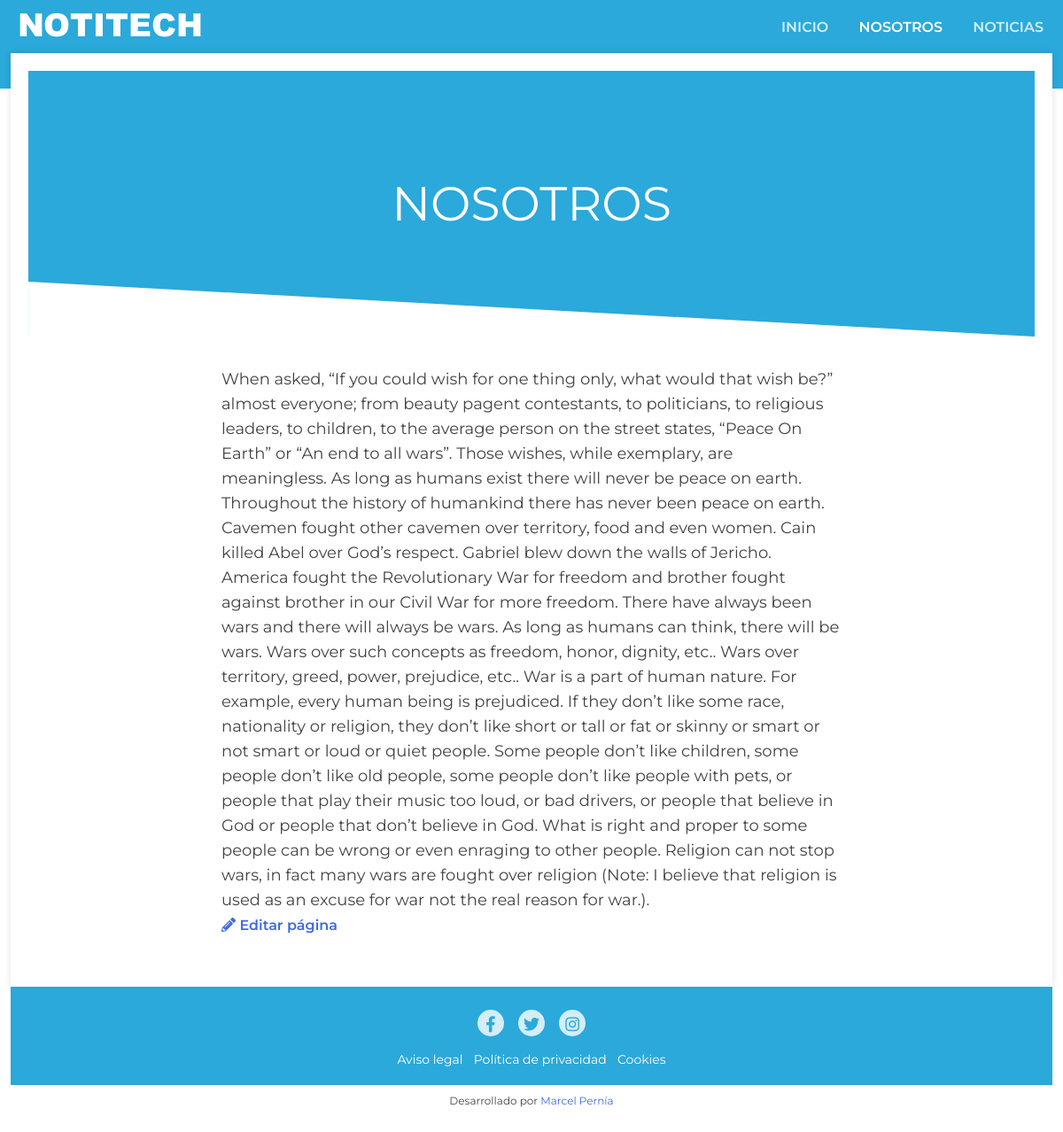
/page/1/ (signed in), run on the app's committed database.
### pages/models.py (models this page shows, shortened)
class Page(models.Model):
	name = models.CharField(max_length=100, verbose_name='Nombre', help_text="Ingrese el nombre de la página")
	img = ThumbnailerImageField(upload_to="page", verbose_name='Imagen', blank=True, null=True)
	content = RichTextField(verbose_name='Contenido')
	order = models.SmallIntegerField(verbose_name='Orden', default=0)
	show_in_header = models.BooleanField(verbose_name='Visible en Header', default=False)
	show_in_footer = models.BooleanField(verbose_name='Visible en Footer', default=False)
	class Meta:
		verbose_name='página'
		ordering = ['order', 'name']
	def path(self):
		return "/page/" + str(self.id) + "/"

### social/models.py (models this page shows, shortened)
class Link(models.Model):
	key = models.SlugField(max_length=100, verbose_name='Palabra clave')
	name = models.CharField(max_length=200, verbose_name='Red social')
	url = models.URLField(verbose_name='Enlace', blank=True, null=True)
	class Meta:
		verbose_name='enlace'

### pages/views.py (the view)
# urls.py: path('page/<int:page_id>/', views.page, name='page'),
def page(request, page_id):
	page = get_object_or_404(Page, id=page_id)
	return render(request, "pages/page.html", {'page':page})

### pages/templatetags/pages_extras.py (called while the page is built)
@register.simple_tag
def get_page_list():
	pages = Page.objects.all()
	return pages

### social/processors.py (called while the page is built)
def ctx_dict(request):
	redes = {}
	links = Link.objects.all()
	for link in links:
		redes[link.key] = link.url
	return redes

### pages/templates/pages/page.html (shortened to what this page needs)
{% extends "core/base.html" %}
{% block content %}
{% load static thumbnail%}
	{% if page.img %}
	<div class="page__heading">
			<img src="{% static 'core/img/angle.svg' %}" alt="" class="angle">
			<img src="{{page.img.hero.url}}" alt="" class="page__img">
		<h1>{{page.name}}</h1>
	</div>
	{% endif %}
	<div class="section">
		<div class="the__content">
			{{page.content|safe}}
			{% if user.is_authenticated %}
				<br>
				<a class="link" href="{% url 'admin:pages_page_change' page.id %}"><i class="fas fa-pencil-alt"></i> Editar página</a>
			{% endif %}
		</div>
	</div>
{% endblock content %}

### core/templates/core/base.html (shortened to what this page needs)
<!DOCTYPE html>
<html lang="en">
<head>
	{% load static pages_extras %}
	<link rel="stylesheet" href="{% static 'core/css/style.css' %}">
	<link rel="stylesheet" href="https://cdnjs.cloudflare.com/ajax/libs/font-awesome/5.12.1/css/all.min.css">
</head>
<body>
	<div class="header primary-bg">
		<div class="wrap flex relative">
			<div>
				<a href="{% url 'home' %}"><img src="{% static 'core/img/logo.png' %}" class="logo" alt=""></a>
			</div>
			<div>
				<ul class="menu" id="menu">
					<li><a href="{% url 'home' %}" {% if request.path == '/'%}active{% endif %}>Inicio</a></li>
					{% get_page_list as pages %}
					{% for page in pages %}
						{% if page.show_in_header %}
							<li><a href="{% url 'page' page.id %}" {% if request.path == page.path %}active{% endif %}>{{ page.name }}</a></li>
						{% endif %}
					{% endfor %}
					<li><a href="{% url 'blog' %}" {% if request.path == '/blog/'%}active{% endif %}>Noticias</a></li>
				</ul>
			</div>
		</div>
	</div>
	<div class="container">
		<div class="wrap">
			<div class="main" id="main">
				{% block content %}
				{% endblock content %}
			</div>
			<div class="footer">
				<div class="social">
					{% if LINK_FACEBOOK %}<a target="_blank" href="{{ LINK_FACEBOOK }}" class="fab fa-facebook-f"></a>{% endif %}
					{% if LINK_TWITTER %}<a target="_blank" href="{{ LINK_TWITTER }}" class="fab fa-twitter"></a>{% endif %}
					{% if LINK_INSTAGRAM %}<a target="_blank" href="{{ LINK_INSTAGRAM }}" class="fab fa-instagram"></a>{% endif %}
				</div>
				<div class="footer__menu">
          {% get_page_list as pages %}
          {% for page in pages %}
	          {% if page.show_in_footer %}
	            <a href="{% url 'page' page.id %}">{{page.name}}</a>
	          {% endif %}
          {% endfor %}
				</div>
			</div>
			<div class="copy">
				<p>Desarrollado por <a href="https://pe.linkedin.com/in/marcelpernia">Marcel Pernía</a></p>
			</div>
		</div>
	</div>
</body>
</html>

### core/static/core/css/style.css (style rules this page uses)
* { margin: 0; padding: 0; -webkit-font-smoothing: antialiased; -moz-osx-font-smoothing: grayscale; box-sizing: border-box; outline: none; }
li { list-style: none; }
a { color: royalblue; }
body { font-family: 'Montserrat', sans-serif; height: 100%; }
html { height: 100%; }
.wrap { width: 98%; max-width: 1200px; margin:auto; }
.flex { display: -webkit-flex; display: -moz-flex; display: -ms-flex; display: -o-flex; display: flex; align-items: center; justify-content: space-between; }
.section { padding: 3% 0; }
.relative { position: relative; }
.primary-bg { background-color: #2AA9DA; }
.link { text-decoration: none; display: inline-block; border-bottom: solid 1px transparent; font-weight: 600; font-size: 16px; }
.header .wrap { height: 80px; }
.menu li { display: inline-block; vertical-align: middle; }
.menu li + li { margin-left: 30px; }
.menu a { color: #fff; text-transform: uppercase; font-size: 16px; opacity: .8; text-decoration: none; font-weight: 600; }
.menu a:hover, .menu a[active] { opacity: 1 }
.container { box-shadow: inset 0 40px 0 0 #2AA9DA; padding-bottom: 30px; }
.main { background-color: #fff; padding: 20px; box-shadow: 0 0 8px 0 rgba(0,0,0,0.12); }
.footer { background-color: #2AA9DA; text-align: center; padding: 20px 0; }
.social a { display: inline-block; vertical-align: middle; margin: 6px; background-color: #fff; width: 30px; height: 30px; line-height: 32px; text-align: center; color: #2AA9DA; border-radius: 100%; text-decoration: none; font-size: 18px; opacity: .8; transition: all 200ms ease-in-out; }
.copy { text-align: center; color: #464646; padding-top: 10px; font-size: 12px; }
.copy a { text-decoration: none; }
.the__content { max-width: 700px; margin: auto; font-size: 18px; color: #434343; line-height: 28px; }
.page__heading { position: relative; background-color: #2AA9DA; }
.page__heading .angle { position: absolute; bottom: 0; left: 0; width: 100%; z-index: 2; }
.page__img { width: 100%; min-height: 300px; object-fit: cover; object-position: center; opacity: 0.7; display: block; }
.page__heading h1 { position: absolute; left: 0; width: 100%; top: 50%; -webkit-transform: translateY(-50%); -ms-transform: translateY(-50%); -o-transform: translateY(-50%); transform: translateY(-50%); font-weight: 400; text-transform: uppercase; font-size: 54px; color: #FFFFFF; text-align: center; }
.footer__menu { padding-top: 10px; }
.footer__menu a { font-size: 14px; text-decoration: none; color: #fff; padding: 4px; }
@media (max-width: 1200px) { .header .wrap { height: 60px; padding: 0px 10px; } }

### data on the page
Page: name "NOSOTROS", content "When asked, “If you could wish for one thing only, what would that wish be?” almost everyone; from beauty pagent contestants, to politicians, to religious leaders, to children, to the average person on the street states, “Peace On Earth” or “An end to all wars”. Those wishes, while exemplary, are meaningless. As long as humans exist there will never be peace on earth. Throughout the history of humankind there has never been peace on earth. Cavemen fought other cavemen over territory, food and even women. Cain killed Abel over God’s respect. Gabriel blew down the walls of Jericho. America fought the Revolutionary War for freedom and brother fought against brother in our Civil War for more…"
Page: name "Aviso legal"
Page: name "Política de privacidad"
Page: name "Cookies"
